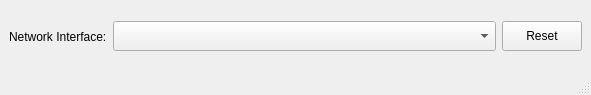
<?xml version="1.0" encoding="UTF-8"?>
<ui version="4.0">
 <class>MainWindow</class>
 <widget class="QMainWindow" name="MainWindow">
  <property name="geometry">
   <rect>
    <x>0</x>
    <y>0</y>
    <width>591</width>
    <height>95</height>
   </rect>
  </property>
  <property name="windowTitle">
   <string>MainWindow</string>
  </property>
  <widget class="QWidget" name="centralwidget">
   <layout class="QHBoxLayout" name="horizontalLayout_2">
    <item>
     <layout class="QHBoxLayout" name="horizontalLayout">
      <item>
       <widget class="QLabel" name="label">
        <property name="text">
         <string>Network Interface:</string>
        </property>
       </widget>
      </item>
      <item>
       <widget class="QComboBox" name="comboBox">
        <property name="sizePolicy">
         <sizepolicy hsizetype="Expanding" vsizetype="Fixed">
          <horstretch>0</horstretch>
          <verstretch>0</verstretch>
         </sizepolicy>
        </property>
        <property name="minimumSize">
         <size>
          <width>0</width>
          <height>30</height>
         </size>
        </property>
       </widget>
      </item>
      <item>
       <widget class="QPushButton" name="pushButton">
        <property name="minimumSize">
         <size>
          <width>0</width>
          <height>30</height>
         </size>
        </property>
        <property name="maximumSize">
         <size>
          <width>100</width>
          <height>16777215</height>
         </size>
        </property>
        <property name="text">
         <string>Reset</string>
        </property>
       </widget>
      </item>
     </layout>
    </item>
   </layout>
  </widget>
  <widget class="QMenuBar" name="menubar">
   <property name="geometry">
    <rect>
     <x>0</x>
     <y>0</y>
     <width>591</width>
     <height>21</height>
    </rect>
   </property>
  </widget>
  <widget class="QStatusBar" name="statusbar"/>
 </widget>
 <resources/>
 <connections/>
</ui>
